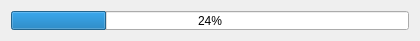
<?xml version="1.0" encoding="UTF-8"?>
<ui version="4.0">
 <class>SaveImagesProgressDialog</class>
 <widget class="QDialog" name="SaveImagesProgressDialog">
  <property name="windowModality">
   <enum>Qt::ApplicationModal</enum>
  </property>
  <property name="geometry">
   <rect>
    <x>0</x>
    <y>0</y>
    <width>420</width>
    <height>41</height>
   </rect>
  </property>
  <property name="sizePolicy">
   <sizepolicy hsizetype="Fixed" vsizetype="Fixed">
    <horstretch>0</horstretch>
    <verstretch>0</verstretch>
   </sizepolicy>
  </property>
  <property name="minimumSize">
   <size>
    <width>420</width>
    <height>41</height>
   </size>
  </property>
  <property name="maximumSize">
   <size>
    <width>420</width>
    <height>41</height>
   </size>
  </property>
  <property name="windowTitle">
   <string>Saving Progress</string>
  </property>
  <property name="modal">
   <bool>true</bool>
  </property>
  <layout class="QHBoxLayout" name="horizontalLayout_2">
   <item>
    <layout class="QHBoxLayout" name="horizontalLayout">
     <item>
      <widget class="QProgressBar" name="saveImagesProgress">
       <property name="value">
        <number>24</number>
       </property>
      </widget>
     </item>
    </layout>
   </item>
  </layout>
 </widget>
 <resources/>
 <connections/>
</ui>
